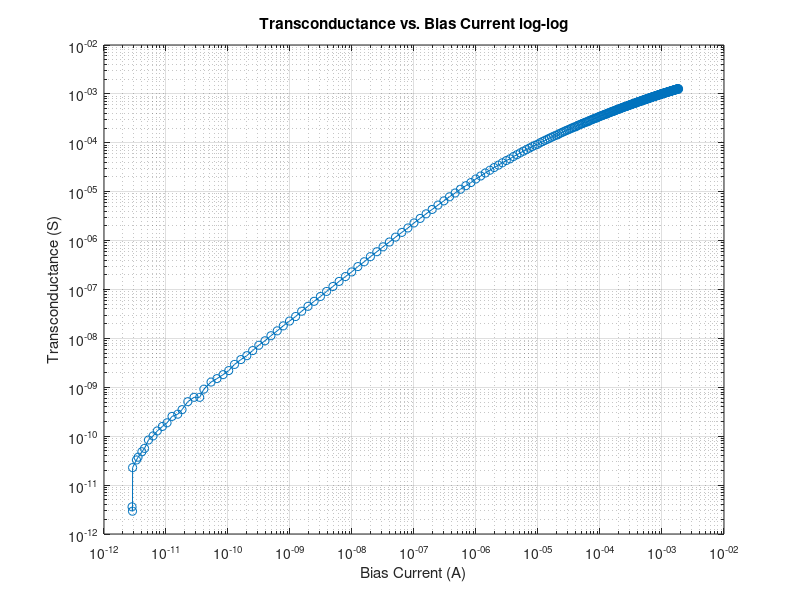
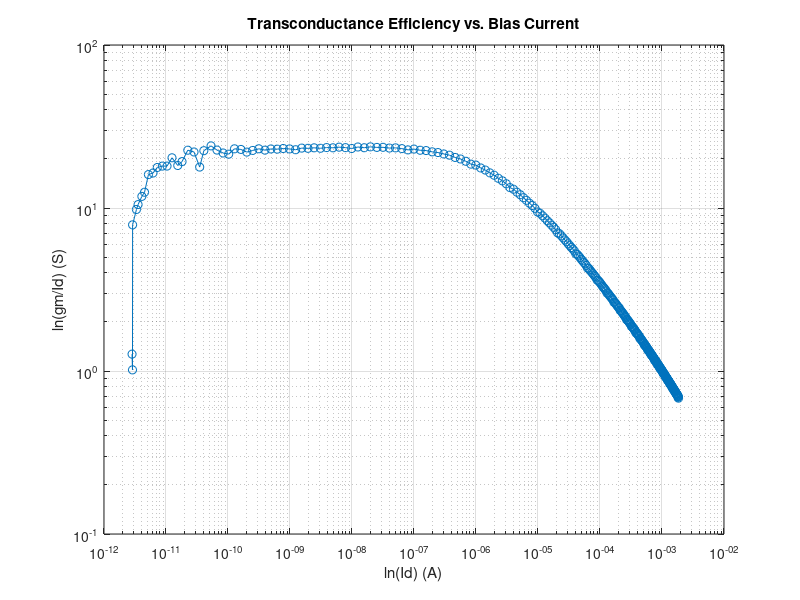
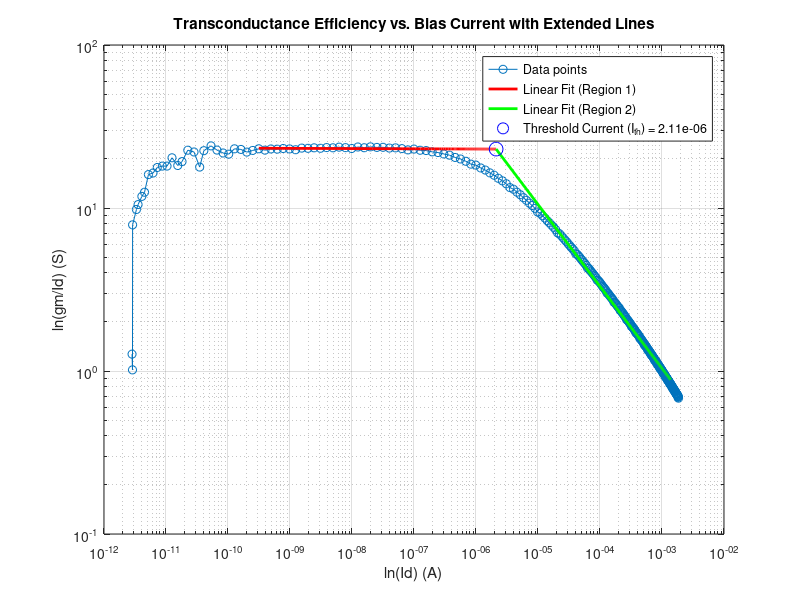
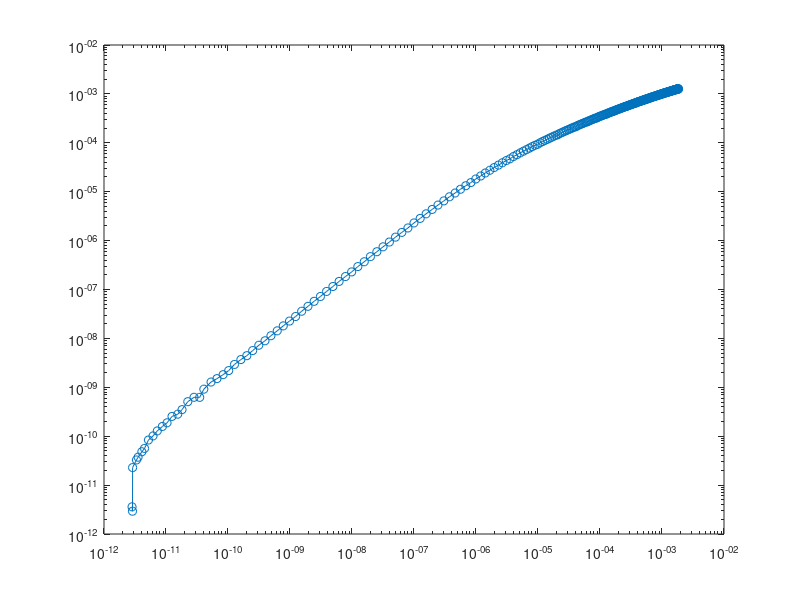

These figures' MATLAB source, in order: (Note: this script raises an error after producing the figures.)

% topic:    EE493 Project 4 Script
% author:   Austin Driggs and Caleb Edwards
% created:  2025-02-20

%%%%%%%%%%%%%%%%%%%%%%%%%%%%%%%%%%%%%%%%%%%%%%%%%%%%%%%%%%%%
% LOAD AND FORMAT I-V DATA

% data has to be in the working directory
load mosfet_2025.mat;

% extract data into variables
nfet_gs = nfet_gatesweep; % [Vg, Id]
nfet_ds = nfet_drainsweeps; % [Vd, Id (for different Vg)]
pfet_gs = pfet_gatesweep;
pfet_ds = pfet_drainsweeps;

%%%%%%%%%%%%%%%%%%%%%%%%%%%%%%%%%%%%%%%%%%%%%%%%%%%%%%%%%%%%%%%%%%%%%%%%%%%%%%%%%%%%%%%

%% Project 4 Code Begin

Vg = nfet_gs(:,1);  % Gate voltage
Id = nfet_gs(:,2);  % Drain current

% Compute transconductance (gm = dId/dVg)
gm = gradient(Id) ./ gradient(Vg);

% Ensure positive values for Id and gm for log log plots to not have the
% negative error
idx = Id > 0 & gm > 0;

% Apply the valid idx range to Id and gm
Vg = Vg(idx);
Id = Id(idx);
gm = gm(idx);



% Plot Transconductance vs. Bias Current
figure;
loglog(Id, gm, 'o-');
xlabel('Bias Current (A)');
ylabel('Transconductance (S)');
title('Transconductance vs. Bias Current log-log');
grid on;

% Plot Transconductance Efficiency vs. Bias Current
figure;
loglog(Id, (gm ./ Id), 'o-');
xlabel('ln(Id) (A)');
ylabel('ln(gm/Id) (S)');
title('Transconductance Efficiency vs. Bias Current');
grid on;

%% Finding Ith
% Define the x-limits for the two regions
x1_start = 2.49977e-10;
x1_end = 1.96282e-07;
x2_start = 5.1611e-06;
x2_end = 0.0013855;

% Extract the indices for the regions based on x-limits
ind1 = find(Id >= x1_start & Id <= x1_end);
ind2 = find(Id >= x2_start & Id <= x2_end);

% Fit a linear model to the first region (x1_start to x1_end)
p1 = polyfit(log(Id(ind1)), log(gm(ind1) ./ Id(ind1)), 1); % Linear fit
% Fit a linear model to the second region (x2_start to x2_end)
p2 = polyfit(log(Id(ind2)), log(gm(ind2) ./ Id(ind2)), 1); % Linear fit

% Calculate the intersection point of the two lines
intersection_log_id = (p2(2) - p1(2)) / (p1(1) - p2(1)); % x value of intersection
threshold_current = exp(intersection_log_id); % Threshold current (Id)

% Display the threshold current
disp(['Threshold Current (I_th) = ', num2str(threshold_current)]);

% Create extended ranges for the lines to meet
% Extend the range of Id to plot the lines beyond the data points
extended_Id1 = linspace(min(Id(ind1)), threshold_current, 100); % Range for first line (extend to threshold)
extended_Id2 = linspace(threshold_current, max(Id(ind2)), 100); % Range for second line (extend from threshold)

% Plot Transconductance Efficiency vs. Bias Current on a separate plot
figure;
loglog(Id, (gm ./ Id), 'o-', 'DisplayName', 'Data points');
hold on;

% Plot the two fitted lines on the graph (extended)
plot(extended_Id1, exp(polyval(p1, log(extended_Id1))), 'r-', 'LineWidth', 2, 'DisplayName', 'Linear Fit (Region 1)');
plot(extended_Id2, exp(polyval(p2, log(extended_Id2))), 'g-', 'LineWidth', 2, 'DisplayName', 'Linear Fit (Region 2)');

% Plot the intersection point
plot(threshold_current, exp(polyval(p1, log(threshold_current))), 'bo', 'MarkerSize', 10, 'DisplayName', ['Threshold Current (I_{th}) = ', num2str(threshold_current, '%.2e')]);

% Labels and title
xlabel('ln(Id) (A)');
ylabel('ln(gm/Id) (S)');
title('Transconductance Efficiency vs. Bias Current with Extended Lines');
grid on;
legend('show');
hold off;

%% Finding Vth
% When Ith = 2.111e-06
% Looking at the gate voltage where the threshold current is will give us
% the threshold voltage
Vth = 0.745;
disp('Threshold Voltage = ');
disp(Vth);

%% Plotting the Graphs with requirements

%% Plot Transconductance vs. Bias Current
figure;
loglog(Id, gm, 'o-'); 
hold on;

% Indicate threshold current
xline(threshold_current, '--k', 'Ith');

% Annotate regions
text(1e-9, max(gm) * (0.02), 'Subthreshold', 'Color', 'blue', 'FontSize', 12);
text(1e-5, max(gm) * (0.02), 'Above Threshold', 'Color', 'blue', 'FontSize', 12);

xlabel('Bias Current (A)');
ylabel('Transconductance (S)');
title('Transconductance vs. Bias Current (log-log)');
grid on;
hold off;

%% Plot Transconductance Efficiency vs. Bias Current
figure;
loglog(Id, (gm ./ Id), 'o-');
xlabel('ln(Id) (A)');
ylabel('ln(gm/Id) (S)');
title('Transconductance Efficiency vs. Bias Current');
grid on;
hold on;

% Add vertical line at Ith to indicate threshold boundary
xline(threshold_current, '--k', 'Ith', 'LabelVerticalAlignment', 'middle');
xline(threshold_current./10, '--b'); % Denotes the two decades of moderate inversion around Ith
xline(threshold_current.*10, '--b');

% Annotate inversion regions at the top center of the plot
% Get the current x-axis limits to center the annotations
xLimits = xlim;

% Annotate inversion regions
text(min(Id) * 2, max(gm ./ Id) * 0.6, 'Weak Inversion', 'Color', 'b', 'FontSize', 12);  % Move right
text(threshold_current - 12e-07, max(gm ./ Id) * 0.3, 'Moderate Inversion:', 'Color', 'k', 'FontSize', 12);  % Move left
text(threshold_current - 12e-07, max(gm ./ Id) * 0.25, 'Two Decades around Ith', 'Color', 'k', 'FontSize', 12);  % Move left
text(threshold_current + 500e-07 , max(gm ./ Id) * 0.6, 'Strong Inversion', 'Color', 'r', 'FontSize', 12);


hold off;
%%

disp('For the transconductance plot the subthreshold region slope should scale with the bias and the theoretical value should be 1/2. The above threshold slope scales faster and should be around 1 theoretically.');
disp('For the transconductance efficiency plot the slope in the weak inversion region should theoretically be around 0 and the slope of the strong inversion region should be around -1/2.')





%% Slope plots

%Bias vs Gm

% Convert data to log scale
log_Id = log10(Id);
log_gm = log10(gm);

% Ensure valid index selection
idx1 = find(Id >= 1 & Id <= threshold_current);
idx2 = find(Id >= threshold_current & Id <= 3e-3);

% Check if sufficient points exist
if length(idx1) < 2
    warning('Not enough points for subthreshold fit. Expanding range.');
    idx1 = find(Id >= min(Id) & Id <= threshold_current); % Expand range
end

if length(idx2) < 2
    warning('Not enough points for above-threshold fit. Expanding range.');
    idx2 = find(Id >= threshold_current & Id <= max(Id)); % Expand range
end

% Perform curve fitting only if enough points exist
if length(idx1) >= 2
    p1 = polyfit(log_Id(idx1), log_gm(idx1), 1);
    slope_subthreshold = p1(1);
else
    slope_subthreshold = NaN;
    warning('Subthreshold region fit failed due to insufficient points.');
end

if length(idx2) >= 2
    p2 = polyfit(log_Id(idx2), log_gm(idx2), 1);
    slope_above_threshold = p2(1);
else
    slope_above_threshold = NaN;
    warning('Above-threshold region fit failed due to insufficient points.');
end

% Display slopes
fprintf('Slope in subthreshold region: %.3f\n', slope_subthreshold);
fprintf('Slope in above-threshold region: %.3f\n', slope_above_threshold);

% Plot trend lines on log-log plot
figure;
loglog(Id, gm, 'o-'); 
hold on;
xline(threshold_current, '--k', 'Ith');

% Add fitted lines if valid
if ~isnan(slope_subthreshold)
    fit_gm1 = 10.^(p1(1) * log_Id + p1(2));
    loglog(Id(idx1), fit_gm1(idx1), 'r-', 'LineWidth', 2); % Subthreshold fit
end

if ~isnan(slope_above_threshold)
    fit_gm2 = 10.^(p2(1) * log_Id + p2(2));
    loglog(Id(idx2), fit_gm2(idx2), 'g-', 'LineWidth', 2); % Above-threshold fit
end

% Annotate regions
if ~isnan(slope_subthreshold)
    text(1e-9, max(gm) * (0.02), sprintf('Subthreshold \n(Slope: %.2f)', slope_subthreshold), 'Color', 'blue', 'FontSize', 12);
end

if ~isnan(slope_above_threshold)
    text(1e-5, max(gm) * (0.02), sprintf('Above Threshold \n(Slope: %.2f)', slope_above_threshold), 'Color', 'blue', 'FontSize', 12);
end

xlabel('Bias Current (A)');
ylabel('Transconductance (S)');
title('Transconductance vs. Bias Current (log-log)');
grid on;
hold off;



%Efficiecny vs Id
%% Finding Ith
% Define the x-limits for the two regions
x1_start = 2.49977e-10;
x1_end = 1.96282e-07;
x2_start = 5.1611e-06;
x2_end = 0.0013855;

% Extract the indices for the regions based on x-limits
ind1 = find(Id >= x1_start & Id <= x1_end);
ind2 = find(Id >= x2_start & Id <= x2_end);

% Fit a linear model to the first region (x1_start to x1_end)
p1 = polyfit(log(Id(ind1)), log(gm(ind1) ./ Id(ind1)), 1); % Linear fit
% Fit a linear model to the second region (x2_start to x2_end)
p2 = polyfit(log(Id(ind2)), log(gm(ind2) ./ Id(ind2)), 1); % Linear fit

% Extract the slopes from the fits
slope1 = p1(1); % Slope of the first fit
slope2 = p2(1); % Slope of the second fit

% Display the slopes
disp(['Slope of the first region: ', num2str(slope1)]);
disp(['Slope of the second region: ', num2str(slope2)]);

% Calculate the intersection point of the two lines
intersection_log_id = (p2(2) - p1(2)) / (p1(1) - p2(1)); % x value of intersection
threshold_current = exp(intersection_log_id); % Threshold current (Id)

% Display the threshold current
disp(['Threshold Current (I_th) = ', num2str(threshold_current)]);

% Create extended ranges for the lines to meet
% Extend the range of Id to plot the lines beyond the data points
extended_Id1 = linspace(min(Id(ind1)), threshold_current, 100); % Range for first line (extend to threshold)
extended_Id2 = linspace(threshold_current, max(Id(ind2)), 100); % Range for second line (extend from threshold)

% Plot Transconductance Efficiency vs. Bias Current on a separate plot
figure;
loglog(Id, (gm ./ Id), 'o-', 'DisplayName', 'Data points');
hold on;

% Plot the two fitted lines on the graph (extended) with slope values in the legend
plot(extended_Id1, exp(polyval(p1, log(extended_Id1))), 'r-', 'LineWidth', 2, 'DisplayName', ['Linear Fit (Region 1), Slope = ', num2str(slope1, '%.2f')]);
plot(extended_Id2, exp(polyval(p2, log(extended_Id2))), 'g-', 'LineWidth', 2, 'DisplayName', ['Linear Fit (Region 2), Slope = ', num2str(slope2, '%.2f')]);

% Exclude the intersection point from the plot
% Commenting out the intersection plot line
% plot(threshold_current, exp(polyval(p1, log(threshold_current))), 'bo', 'MarkerSize', 10, 'DisplayName', ['Threshold Current (I_{th}) = ', num2str(threshold_current, '%.2e')]);

% Labels and title
xlabel('ln(Id) (A)');
ylabel('ln(gm/Id) (S)');
title('Transconductance Efficiency vs. Bias Current with Extended Lines');
grid on;
legend('show');
hold off;


